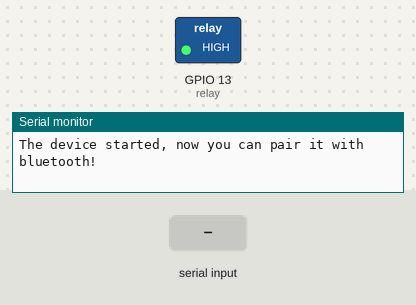
Simulated run of this sketch. Board: ESP32. Shown: switched loads named in the sketch (green lamp = pin HIGH), the last lines printed to the serial monitor. The inputs (shaded band) are chosen by the test bench. Nothing arrives over Bluetooth unless stated.

Above: at 1.2 s.
1.3 s: "on\n" received over the second serial link
At 1.7 s:
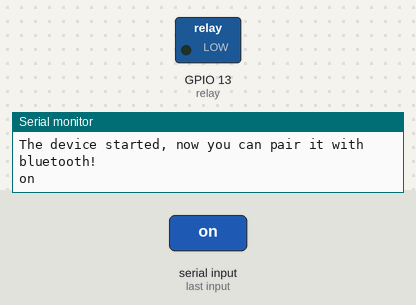
2.8 s: "off\n" received over the second serial link
At 3.9 s:
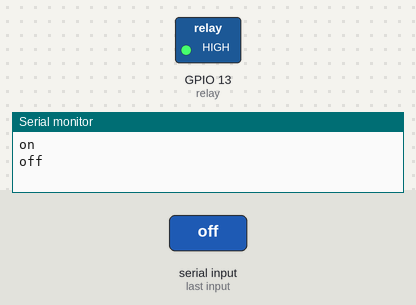
Timing chart, 0 to 5.8 s (numbered marks = the images above; inputs shaded):
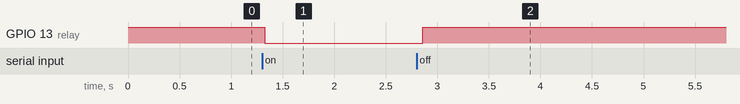

The sketch:

Lamp_Control_using_Bluetooth_Classic.ino
```cpp
#include "BluetoothSerial.h"
#if !defined(CONFIG_BT_ENABLED) || !defined(CONFIG_BLUEDROID_ENABLED)
#error Bluetooth is not enabled! Please run `make menuconfig` to and enable it
#endif

BluetoothSerial SerialBT;
const int relay = 13;
String message = "";
char incomingChar;

void setup() {
  pinMode(relay, OUTPUT);
  digitalWrite(relay, HIGH);
  Serial.begin(115200);
  SerialBT.begin("Lampskuy"); //Bluetooth device name
  Serial.println("The device started, now you can pair it with bluetooth!");
}

void loop() {
  if (SerialBT.available()){
    char incomingChar = SerialBT.read();
    if (incomingChar != '\n'){
      message += String(incomingChar);
    }
    else{
      message = "";
    }
    Serial.write(incomingChar);
  }
  // Check received message and control output for relay
  if (message =="on"){
    digitalWrite(relay, LOW);
  }
  else if (message =="off"){
    digitalWrite(relay, HIGH);
  }
  delay(20);
}
```

Measured:
- after the input at 1.3 s, GPIO 13 (relay): HIGH → LOW at once
- after the input at 2.8 s, GPIO 13 (relay): LOW → HIGH after 0.06 s
